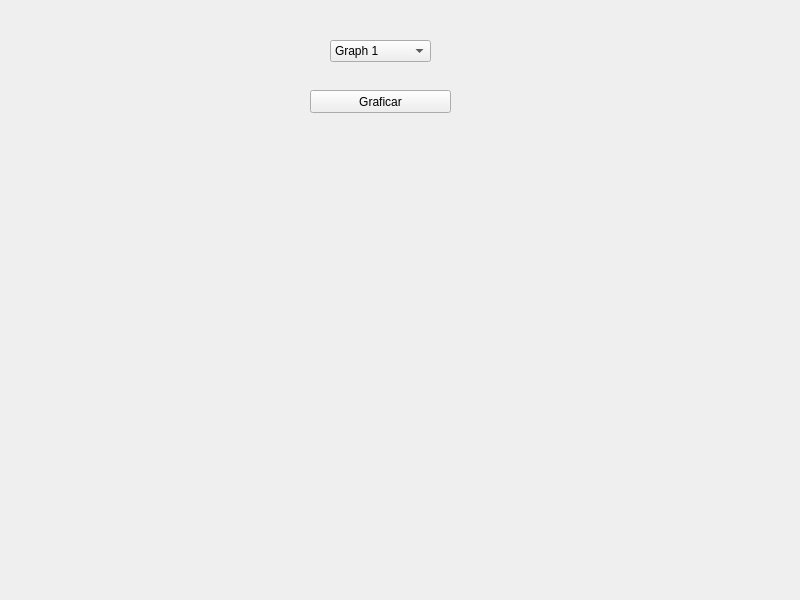
<?xml version="1.0" encoding="UTF-8"?>
<ui version="4.0">
 <class>MainWindow</class>
 <widget class="QMainWindow" name="MainWindow">
  <property name="geometry">
   <rect>
    <x>0</x>
    <y>0</y>
    <width>800</width>
    <height>600</height>
   </rect>
  </property>
  <property name="windowTitle">
   <string>MainWindow</string>
  </property>
  <widget class="QWidget" name="centralwidget">
   <widget class="QWidget" name="verticalWidget" native="true">
    <property name="geometry">
     <rect>
      <x>70</x>
      <y>140</y>
      <width>671</width>
      <height>391</height>
     </rect>
    </property>
    <layout class="QVBoxLayout" name="mpl"/>
   </widget>
   <widget class="QComboBox" name="comboBox">
    <property name="geometry">
     <rect>
      <x>330</x>
      <y>40</y>
      <width>101</width>
      <height>22</height>
     </rect>
    </property>
    <item>
     <property name="text">
      <string>Graph 1</string>
     </property>
    </item>
    <item>
     <property name="text">
      <string>Graph 2</string>
     </property>
    </item>
   </widget>
   <widget class="QPushButton" name="pushButton">
    <property name="geometry">
     <rect>
      <x>310</x>
      <y>90</y>
      <width>141</width>
      <height>23</height>
     </rect>
    </property>
    <property name="text">
     <string>Graficar</string>
    </property>
   </widget>
  </widget>
 </widget>
 <resources/>
 <connections/>
</ui>
